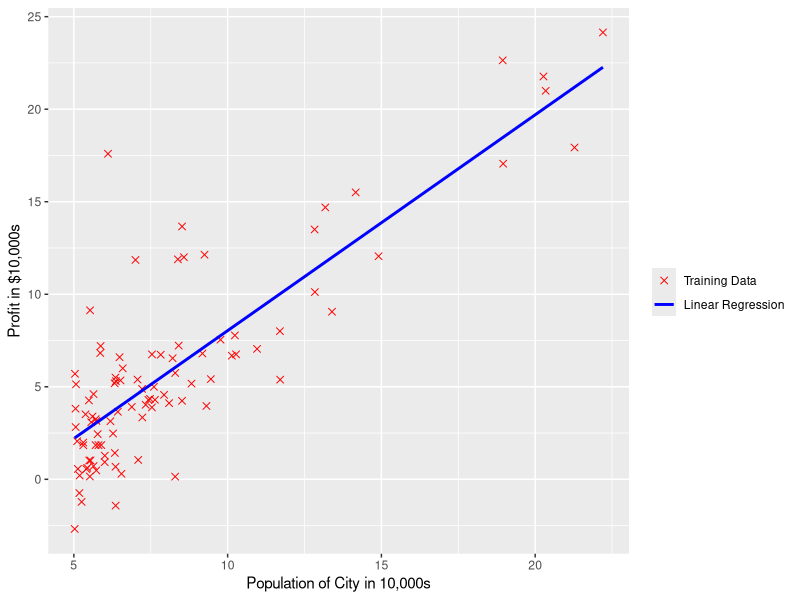

Write the R code that produced this figure.
library(ggplot2)

df <- read.csv("data2.csv", sep=" ", header = TRUE, stringsAsFactors = FALSE)
df <- transform(df, Population = as.numeric(gsub(",",".", Population)))
df <- transform(df, Profit = as.numeric(gsub(",",".", Profit)))
df <- transform(df, intercept = as.numeric(gsub(",",".", intercept)))
df <- transform(df, regression = as.numeric(gsub(",",".", regression)))

df1 <- df[,1:2]
df2 <- df[,3:4]

cols <- c("Training Data"="red","Linear Regression"="blue")
ggplot() +
  xlab("Population of City in 10,000s") +
  ylab("Profit in $10,000s") +
  geom_point(data = df1, aes_string(x="Population", y = "Profit", colour = "'Training Data'"), shape = 4, size = 2) +
  geom_line(data = df2, aes_string(x = "intercept", y = "regression", colour="'Linear Regression'"), size = 1) +
  scale_colour_manual(name="",values=cols, breaks=c("Training Data", "Linear Regression"), guide = guide_legend(override.aes=aes(fill=NA))) +
  guides(fill = guide_legend(override.aes = list(linetype = 0, shape=''))
         ,colour = guide_legend(override.aes = list(linetype=c(0, 1)
                                                     , shape=c(4, NA))))